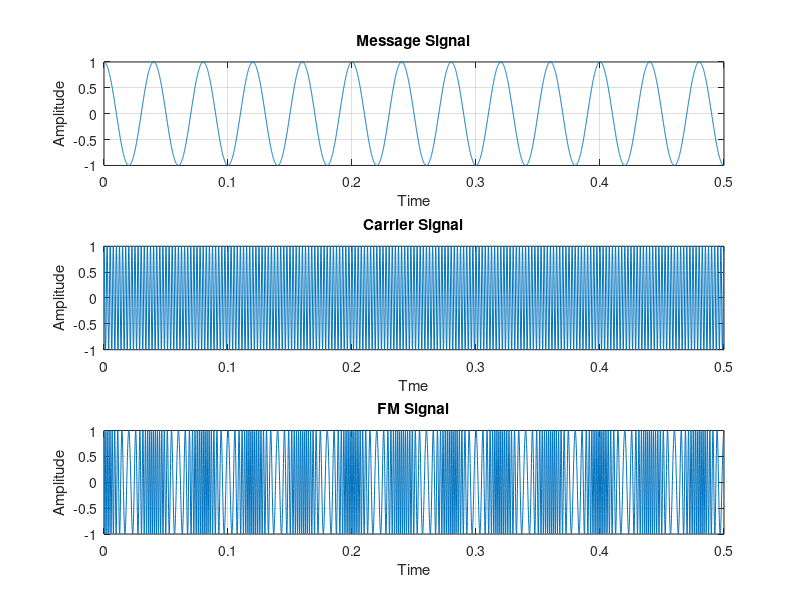

Source code (MATLAB):
fm=25;
fc=400;
B=10
t=0:0.0001:0.5;

m=cos(2*pi*fm*t);
subplot(3,1,1);
plot(t,m);
xlabel('Time');
ylabel('Amplitude');
title('Message Signal');
grid on;

c=cos(2*pi*fc*t);
subplot(3,1,2);
plot(t,c);
xlabel('Tme');
ylabel('Amplitude');
title('Carrier Signal');
grid on;

y=cos(2*pi*fc*t+(B.*sin(2*pi*fm*t)));
subplot(3,1,3);
plot(t,y);
xlabel('Time');
ylabel('Amplitude');
title('FM Signal');
grid on;
 